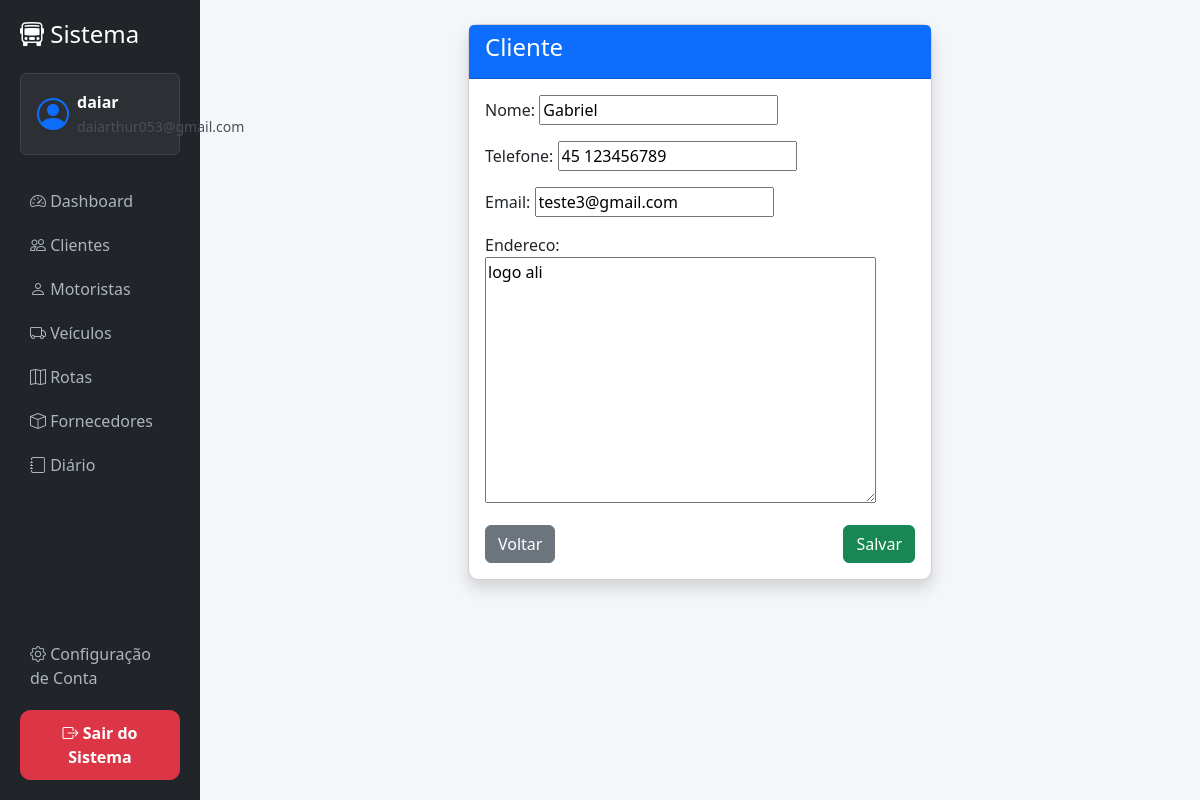
Screenshot of /clientes/editar/3/ (signed in) with the database file from the repository.
### clientes/models.py (models this page shows, shortened)
class Cliente(models.Model):
    nome = models.CharField(max_length=100)
    telefone = models.CharField(max_length=20)
    email = models.EmailField(blank=True, null=True, unique=True)
    endereco = models.TextField()

### clientes/views.py (the view)
# urls.py: path('editar/<int:id>/', views.editar_cliente, name='editar_cliente'),
@login_required
def editar_cliente(request, id):
    cliente = get_object_or_404(Cliente, id=id)
    form = ClienteForm(request.POST or None, instance=cliente)
    if form.is_valid():
        form.save()
        return redirect('lista_clientes')
    return render(request, 'clientes/form.html', {'form': form})

### clientes/forms.py
class ClienteForm(forms.ModelForm):
    class Meta:
        model = Cliente
        fields = ['nome', 'telefone', 'email', 'endereco']

### templates/clientes/form.html (shortened to what this page needs)
{% extends 'base.html' %}
{% block content %}
<div class="row justify-content-center">
    <div class="col-md-6">
        <div class="card shadow">
            <div class="card-header bg-primary text-white">
                <h4>Cliente</h4>
            </div>
            <div class="card-body">
                <form method="POST">
                    {{ form.as_p }}
                    <div class="d-flex justify-content-between">
                        <a href="/clientes/" class="btn btn-secondary">Voltar</a>
                        <button class="btn btn-success">Salvar</button>
                    </div>
                </form>
            </div>
        </div>
    </div>
</div>
{% endblock %}

### templates/base.html (shortened to what this page needs)
<!doctype html>
<html lang="pt-br">
  <head>
    <link
      href="https://cdn.jsdelivr.net/npm/bootstrap@5.3.0/dist/css/bootstrap.min.css"
      rel="stylesheet"
    />
    <link
      href="https://cdn.jsdelivr.net/npm/bootstrap-icons/font/bootstrap-icons.css"
      rel="stylesheet"
    />
  </head>
  <body>
    <div class="container-fluid">
      <div class="row">
        <div
          class="col-md-2 sidebar d-flex flex-column justify-content-between"
        >
          <div>
            <h4 class="text-white mb-4">
              <i class="bi bi-bus-front"></i> Sistema
            </h4>
            <div class="user-box mb-4 p-3 rounded">
              <div class="d-flex align-items-center gap-2">
                <div class="user-icon">
                  <i class="bi bi-person-circle"></i>
                </div>
                <div>
                  <strong>{{ request.user.username }}</strong>
                  <br />
                  <small class="text-light-emphasis">
                    {{ request.user.email }}
                  </small>
                </div>
              </div>
            </div>
            <a href="/"> <i class="bi bi-speedometer2"></i> Dashboard </a>
            <a href="/clientes/"> <i class="bi bi-people"></i> Clientes </a>
            <a href="/motoristas/"> <i class="bi bi-person"></i> Motoristas </a>
            <a href="/veiculos/"> <i class="bi bi-truck"></i> Veículos </a>
            <a href="/rotas/"> <i class="bi bi-map"></i> Rotas </a>
            <a href="/fornecedores/">
              <i class="bi bi-box"></i> Fornecedores
            </a>
            <a href="/diario/"> <i class="bi bi-journal"></i> Diário </a>
          </div>
          <div>
            <a href="/perfil/" class="config-link">
              <i class="bi bi-gear"></i>
              Configuração de Conta
            </a>
            <form action="{% url 'logout' %}" method="post">
              <button class="btn btn-danger logout-btn w-100">
                <i class="bi bi-box-arrow-right"></i>
                Sair do Sistema
              </button>
            </form>
          </div>
        </div>
        <div class="col-md-10 p-4">{% block content %}{% endblock %}</div>
      </div>
    </div>
  </body>
</html>

### templates/base.html (style rules this page uses)
body { background-color: #f4f6f9; display: flex; }
.sidebar { background: #212529; color: white; min-height: 100vh; padding: 20px; }
.sidebar a { color: #adb5bd; display: block; padding: 10px; text-decoration: none; border-radius: 5px; }
.card { border-radius: 10px; }
.user-box { background: #2c3034; border: 1px solid #3d4348; }
.user-icon { font-size: 2rem; color: #0d6efd; }
.config-link { margin-bottom: 10px; }
.logout-btn { border-radius: 10px; padding: 10px; font-weight: 600; transition: 0.2s; }

### rows the page displays
Cliente: nome "Gabriel", telefone "45 123456789", email "teste3@gmail.com", endereco "logo ali"

### other values shown
{{ request.user.username }} "daiar"
{{ request.user.email }} "daiarthur053@gmail.com"
